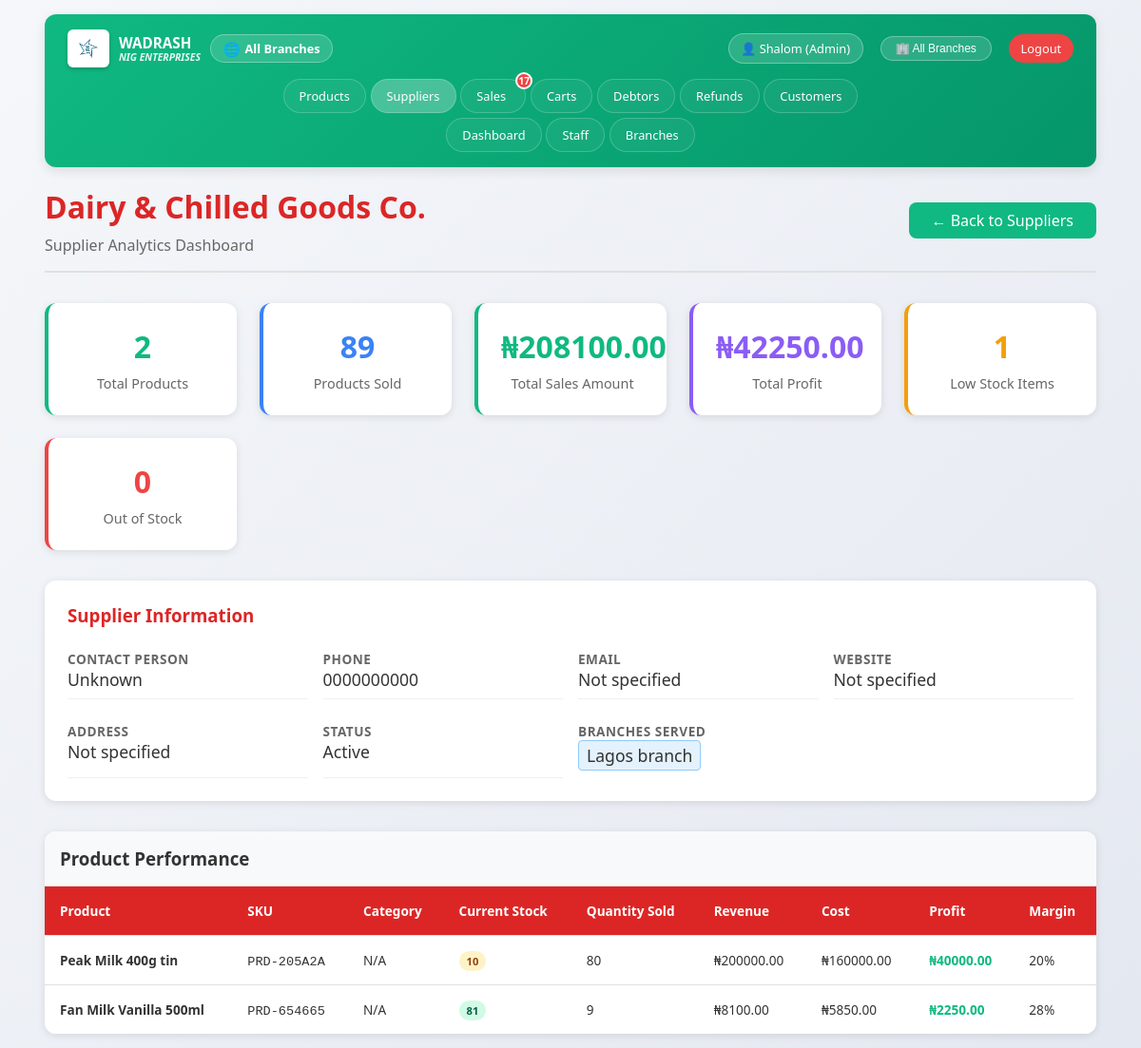
The page /suppliers/2/ (signed in) on the database as committed earlier.
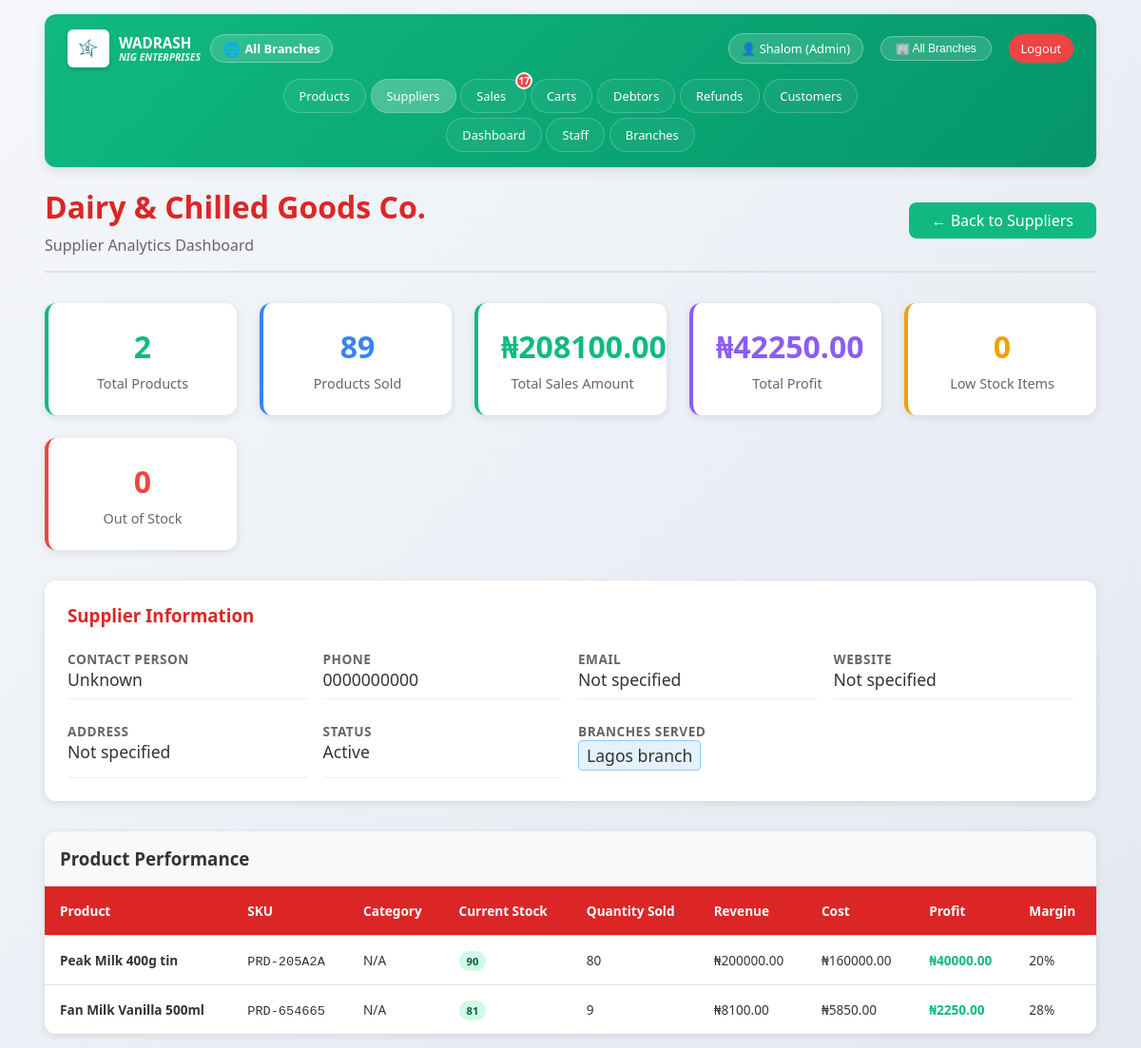
The same page on the database as committed later.
### products/models.py (models this page shows, shortened)
class Product(models.Model):
    name = models.CharField(max_length=200, default='Unnamed Product')
    sku = models.CharField(max_length=50, unique=True, editable=False, blank=True)
    category = models.ForeignKey(Category, on_delete=models.SET_NULL, null=True, blank=True)
    supplier = models.ForeignKey('suppliers.Supplier', on_delete=models.SET_NULL, null=True, blank=True)
    description = models.TextField(blank=True)
    price = models.DecimalField(max_digits=10, decimal_places=2, default=0.00)
    cost_price = models.DecimalField(max_digits=10, decimal_places=2, default=0.00)
    quantity = models.IntegerField(default=0)
    reorder_level = models.IntegerField(default=10)
    branch = models.ForeignKey('branches.Branch', on_delete=models.CASCADE, null=True, blank=True, related_name='products')
    expiry_date = models.DateField(null=True, blank=True, help_text="Product expiry date")
    manufacturing_date = models.DateField(null=True, blank=True, help_text="Date of manufacture")
    batch_number = models.CharField(max_length=50, blank=True, null=True, help_text="Batch/Lot number")
    location = models.CharField(max_length=100, blank=True, null=True, help_text="Shelf/Storage location")
    is_active = models.BooleanField(default=True)
    image = models.ImageField(upload_to='products/', blank=True, null=True)
    created_at = models.DateTimeField(auto_now_add=True)
    updated_at = models.DateTimeField(auto_now=True)
    class Meta:
        db_table = 'products'
        ordering = ['-created_at']
        indexes = [
            models.Index(fields=['expiry_date']),
            models.Index(fields=['supplier']),
            models.Index(fields=['name']),
        ]
    @property
    def is_low_stock(self):
        return self.quantity <= self.reorder_level

### suppliers/views.py (the view)
# urls.py: path('<int:pk>/', views.supplier_detail, name='supplier_detail'),
@login_required
def supplier_detail(request, pk):
    supplier = get_object_or_404(Supplier, id=pk)
    products = supplier.product_set.all().select_related('category', 'branch')
    total_products = products.count()
    total_products_sold = supplier.total_products_sold
    total_sales_amount = supplier.total_sales_amount
    total_profit = supplier.total_profit
    product_analytics = []
    for product in products:
        sale_items = SaleItem.objects.filter(product=product)
        quantity_sold = sale_items.aggregate(total=Sum('quantity'))['total'] or 0
        revenue = sale_items.aggregate(total=Sum('total'))['total'] or Decimal('0.00')
        cost_of_goods = product.cost_price * Decimal(str(quantity_sold))
        profit = revenue - cost_of_goods
        product_analytics.append({
            'product': product,
            'quantity_sold': quantity_sold,
            'revenue': revenue,
            'cost': cost_of_goods,
            'profit': profit,
            'current_stock': product.quantity,
            'low_stock': product.is_low_stock,
        })
    product_analytics.sort(key=lambda x: x['revenue'], reverse=True)
    branches = Branch.objects.filter(
        products__supplier=supplier
    ).distinct()
    context = {
        'supplier': supplier,
        'products': products,
        'product_analytics': product_analytics,
        'total_products': total_products,
        'total_products_sold': total_products_sold,
        'total_sales_amount': total_sales_amount,
        'total_profit': total_profit,
        'branches': branches,
        'low_stock_count': supplier.low_stock_products.count(),
        'out_of_stock_count': supplier.out_of_stock_products.count(),
    }
    return render(request, 'suppliers/supplier_detail.html', context)

### inventoryApp/context_processors.py (called while the page is built)
def notifications(request):
    if request.user.is_authenticated:
        return {
            'unread_dashboard_count': UserNotification.get_unread_count(
                request.user, 'dashboard'
            ),
            'unread_debtors_count': UserNotification.get_unread_count(
                request.user, 'debtors'
            ),
            'unread_refunds_count': UserNotification.get_unread_count(
                request.user, 'refunds'
            ),
            'unread_sales_count': UserNotification.get_unread_count(
                request.user, 'sales'
            ),
            'total_unread_count': UserNotification.get_unread_count(request.user),
        }
    return {}

def session_timeout(request):
    return {
        'session_timeout': getattr(settings, 'AUTO_LOGOUT_DELAY', 30),
    }

def all_branches(request):
    if request.user.is_authenticated:
        branches = Branch.objects.filter(is_active=True).order_by('name')
        return {'all_branches': branches}
    return {}

### suppliers/models.py (called while the page is built)
    @property
    def low_stock_products(self):
        return self.product_set.filter(quantity__lte=F('reorder_level'))

### suppliers/templates/suppliers/supplier_detail.html (shortened to what the changed rows need)
{% extends 'base.html' %}
{% load static %}
{% block content %}
<div class="supplier-detail-container">
    <div class="header-section">
        <div>
            <h1>{{ supplier.name }}</h1>
        </div>
    </div>
    <div class="stats-grid">
        <div class="stat-card low-stock">
            <div class="stat-value">{{ low_stock_count }}</div>
            <div class="stat-label">Low Stock Items</div>
        </div>
    </div>
    <div class="product-table-container">
        <div style="overflow-x: auto;">
            <table class="product-table">
                <thead>
                    <tr>
                        <th>Product</th>
                        <th>SKU</th>
                        <th>Category</th>
                        <th>Current Stock</th>
                        <th>Quantity Sold</th>
                        <th>Revenue</th>
                        <th>Cost</th>
                        <th>Profit</th>
                        <th>Margin</th>
                    </tr>
                </thead>
                <tbody>
                    {% for item in product_analytics %}
                    <tr>
                        <td><strong>{{ item.product.name }}</strong></td>
                        <td><code>{{ item.product.sku }}</code></td>
                        <td>{{ item.product.category.name|default:"N/A" }}</td>
                        <td>
                            {% if item.current_stock <= 0 %}
                                <span class="badge badge-danger">{{ item.current_stock }}</span>
                            {% elif item.low_stock %}
                                <span class="badge badge-warning">{{ item.current_stock }}</span>
                            {% else %}
                                <span class="badge badge-success">{{ item.current_stock }}</span>
                            {% endif %}
                        </td>
                        <td>{{ item.quantity_sold }}</td>
                        <td>₦{{ item.revenue|floatformat:2 }}</td>
                        <td>₦{{ item.cost|floatformat:2 }}</td>
                        <td class="{% if item.profit >= 0 %}profit-positive{% else %}profit-negative{% endif %}">
                            ₦{{ item.profit|floatformat:2 }}
                        </td>
                        <td>
                            {% if item.revenue > 0 %}
                                {% widthratio item.profit item.revenue 100 %}%
                            {% else %}
                                0%
                            {% endif %}
                        </td>
                    </tr>
                    {% empty %}
                    <tr>
                        <td colspan="9" style="text-align: center; padding: 2rem;">
                            <p style="color: #666;">No products found for this supplier.</p>
                        </td>
                    </tr>
                    {% endfor %}
                </tbody>
            </table>
        </div>
    </div>
</div>
{% endblock %}

Rows that differ between the two databases and show on the page:
changed Product "Peak Milk 400g tin": current_stock "10" → "90"
Other text that changed with them:
{{ low_stock_count }}: "1" → "0"
